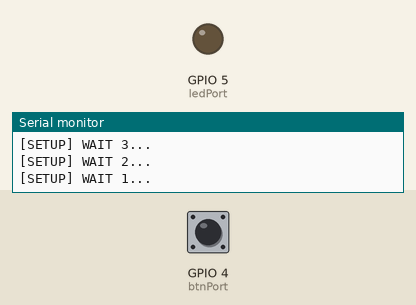
Recording of a sketch running on a simulated ESP8266 (NodeMCU). Shown: output pins drawn as LEDs (lit = HIGH), the last lines printed to the serial monitor. Dashed ring = blinking. The test bench sets the inputs (shaded band); at power-on: GPIO 4 (btnPort) LOW. WiFi joins after 1.5 s; servers stay silent unless stated; uploads are accepted with an empty reply.

Above: at 5.2 s.
5.3 s: GPIO 4 (btnPort) pulled HIGH for 1 s
At 5.67 s:
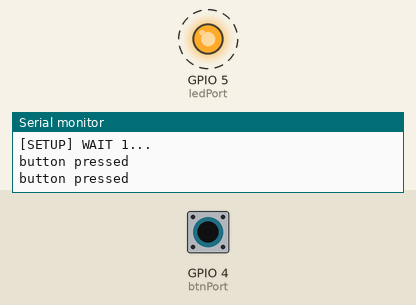
7.8 s: GPIO 4 (btnPort) pulled HIGH for 0.15 s
At 9.1 s:
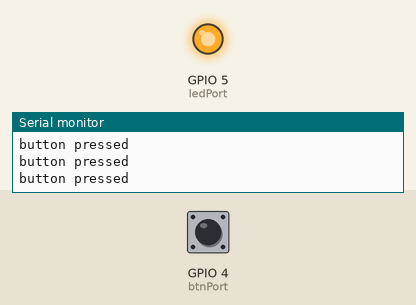
10.9 s: GPIO 4 (btnPort) pulled HIGH for 3.2 s
At 12.63 s:
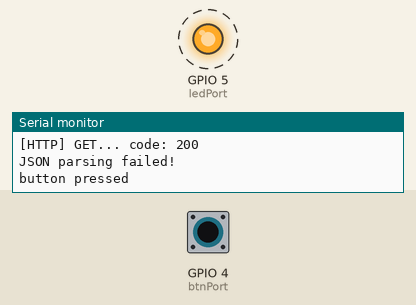
Timing chart, 0 to 15.7 s (numbered marks = the images above; inputs shaded):
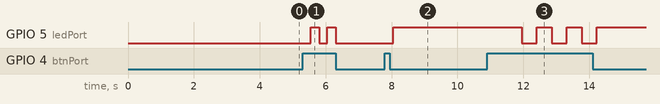

Measured:
- after the input at 5.3 s, GPIO 5 (ledPort): alternates HIGH for 0.25 s and LOW for 0.25 s, 4 changes in all, then stays LOW, starting after 0.25 s
- after the input at 7.8 s, GPIO 5 (ledPort): LOW → HIGH after 0.25 s
- after the input at 10.9 s, GPIO 5 (ledPort): alternates HIGH for 0.45 s and LOW for 0.45 s, 6 changes in all, then stays HIGH, starting after 1.1 s

The sketch:

BasicHttpClientNodemcu.ino
```cpp
/**
 * BasicHTTPClient.ino
 *
 *  Created on: 24.05.2015
 *
 */

#include <Arduino.h>
#include <ArduinoJson.h>

#include <ESP8266WiFi.h>
#include <ESP8266WiFiMulti.h>

#include <ESP8266HTTPClient.h>

#define USE_SERIAL Serial

ESP8266WiFiMulti WiFiMulti;

int ledPort = 5;
int btnPort = 4;
int activate = 0;
int lastPingTime = 0;

void setup() {

    USE_SERIAL.begin(115200);
   // USE_SERIAL.setDebugOutput(true);
    pinMode(ledPort, OUTPUT);
    pinMode(btnPort, INPUT);
    digitalWrite(ledPort, LOW);
    USE_SERIAL.println();
    USE_SERIAL.println();
    USE_SERIAL.println();

    lastPingTime = millis();

    for(uint8_t t = 4; t > 0; t--) {
        USE_SERIAL.printf("[SETUP] WAIT %d...\n", t);
        USE_SERIAL.flush();
        delay(1000);
    }

    WiFiMulti.addAP("Batman", "Haha12345");

}

boolean stateChanged = false;
void loop() {


    if(digitalRead(btnPort)){
      activate = activate ? 0 : 1;
      USE_SERIAL.println("button pressed");
      stateChanged =  true;
      delay(250);
      lastPingTime = 0;
    }

    if(activate){
                    digitalWrite(ledPort, HIGH);
                  }
                  else{
                    digitalWrite(ledPort, LOW);
                  }

    //*
    // wait for WiFi connection
    if( (millis() - lastPingTime) >= 10 * 1000  ){ // 10 sec
      lastPingTime = millis();

    if((WiFiMulti.run() == WL_CONNECTED)) {

        HTTPClient http;

        USE_SERIAL.print("[HTTP] begin...\n");
        // configure traged server and url
        //http.begin("https://192.168.1.12/test.html", "7a 9c f4 db 40 d3 62 5a 6e 21 bc 5c cc 66 c8 3e a1 45 59 38"); //HTTPS
        String url = "http://192.168.1.131:8080/module-info?id=module1";
        if(stateChanged){
          url = "http://192.168.1.131:8080/activate_module?id=module1&state=";
          url.concat(activate);
          USE_SERIAL.println(url);
          stateChanged = false;
        }
        http.begin(url); //HTTP

        USE_SERIAL.print("[HTTP] GET...\n");
        // start connection and send HTTP header
        int httpCode = http.GET();

        // httpCode will be negative on error
        if(httpCode > 0) {
            // HTTP header has been send and Server response header has been handled
            USE_SERIAL.printf("[HTTP] GET... code: %d\n", httpCode);

            // file found at server
            if(httpCode == HTTP_CODE_OK && !stateChanged) {
                String payload = http.getString();
                USE_SERIAL.println(payload);

                StaticJsonBuffer<400> jsonBuffer;
                // If the memory pool is too big for the stack, use this instead:
                // DynamicJsonBuffer jsonBuffer;

                JsonObject& root = jsonBuffer.parseObject(payload);
                if (!root.success()) {
                  Serial.println("JSON parsing failed!");
                  //return false;
                }
                else{
                  activate = root["activate"];
                  //Serial.println(activate);
                }
            }
        } else {
            USE_SERIAL.printf("[HTTP] GET... failed, error: %s\n", http.errorToString(httpCode).c_str());
        }

        http.end();
        lastPingTime = millis();
    }
    else{
      USE_SERIAL.println("not connected");
    }

    }
    //*/


}
```
